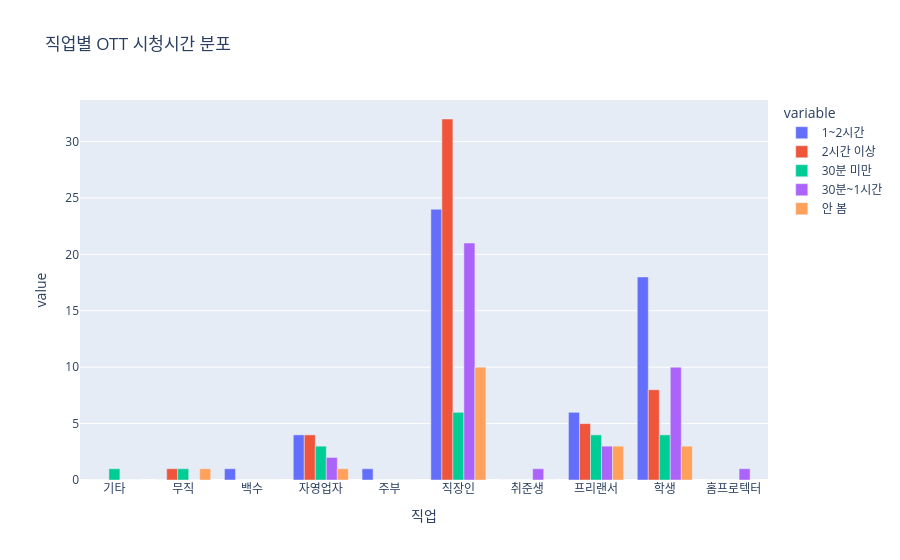

Notebook source saved alongside this figure:
### Code cell
# "어떤 직업을 가진 사람이 ott를 많이 보는지" 분석

time_col = "2. 최근 1주일 기준, 하루 평균 OTT 시청 시간은 어떻게 되나요?"

cross = pd.crosstab(df[job_col], df[time_col])

fig = px.bar(
    cross.reset_index(),
    x="직업",
    y=cross.columns,
    barmode="group",
    title="직업별 OTT 시청시간 분포"
)

fig.show()

### Figure 1 — Plotly figure (JSON) as saved in the notebook; plotly's stock layout.template omitted (floating-point values rounded to 4 significant figures)
{"data": [{"alignmentgroup": "True", "hovertemplate": "variable=1~2시간<br>직업=%{x}<br>value=%{y}<extra></extra>", "legendgroup": "1~2시간", "marker": {"color": "#636efa", "pattern": {"shape": ""}}, "name": "1~2시간", "offsetgroup": "1~2시간", "orientation": "v", "showlegend": true, "textposition": "auto", "type": "bar", "x": ["기타", "무직", "백수", "자영업자", "주부", "직장인", "취준생", "프리랜서", "학생", "홈프로텍터"], "xaxis": "x", "y": [0, 0, 1, 4, 1, 24, 0, 6, 18, 0], "yaxis": "y"}, {"alignmentgroup": "True", "hovertemplate": "variable=2시간 이상<br>직업=%{x}<br>value=%{y}<extra></extra>", "legendgroup": "2시간 이상", "marker": {"color": "#EF553B", "pattern": {"shape": ""}}, "name": "2시간 이상", "offsetgroup": "2시간 이상", "orientation": "v", "showlegend": true, "textposition": "auto", "type": "bar", "x": ["기타", "무직", "백수", "자영업자", "주부", "직장인", "취준생", "프리랜서", "학생", "홈프로텍터"], "xaxis": "x", "y": [0, 1, 0, 4, 0, 32, 0, 5, 8, 0], "yaxis": "y"}, {"alignmentgroup": "True", "hovertemplate": "variable=30분 미만<br>직업=%{x}<br>value=%{y}<extra></extra>", "legendgroup": "30분 미만", "marker": {"color": "#00cc96", "pattern": {"shape": ""}}, "name": "30분 미만", "offsetgroup": "30분 미만", "orientation": "v", "showlegend": true, "textposition": "auto", "type": "bar", "x": ["기타", "무직", "백수", "자영업자", "주부", "직장인", "취준생", "프리랜서", "학생", "홈프로텍터"], "xaxis": "x", "y": [1, 1, 0, 3, 0, 6, 0, 4, 4, 0], "yaxis": "y"}, {"alignmentgroup": "True", "hovertemplate": "variable=30분~1시간<br>직업=%{x}<br>value=%{y}<extra></extra>", "legendgroup": "30분~1시간", "marker": {"color": "#ab63fa", "pattern": {"shape": ""}}, "name": "30분~1시간", "offsetgroup": "30분~1시간", "orientation": "v", "showlegend": true, "textposition": "auto", "type": "bar", "x": ["기타", "무직", "백수", "자영업자", "주부", "직장인", "취준생", "프리랜서", "학생", "홈프로텍터"], "xaxis": "x", "y": [0, 0, 0, 2, 0, 21, 1, 3, 10, 1], "yaxis": "y"}, {"alignmentgroup": "True", "hovertemplate": "variable=안 봄<br>직업=%{x}<br>value=%{y}<extra></extra>", "legendgroup": "안 봄", "marker": {"color": "#FFA15A", "pattern": {"shape": ""}}, "name": "안 봄", "offsetgroup": "안 봄", "orientation": "v", "showlegend": true, "textposition": "auto", "type": "bar", "x": ["기타", "무직", "백수", "자영업자", "주부", "직장인", "취준생", "프리랜서", "학생", "홈프로텍터"], "xaxis": "x", "y": [0, 1, 0, 1, 0, 10, 0, 3, 3, 0], "yaxis": "y"}], "layout": {"barmode": "group", "legend": {"title": {"text": "variable"}, "tracegroupgap": 0}, "title": {"text": "직업별 OTT 시청시간 분포"}, "xaxis": {"anchor": "y", "domain": [0, 1], "title": {"text": "직업"}}, "yaxis": {"anchor": "x", "domain": [0, 1], "title": {"text": "value"}}}}
